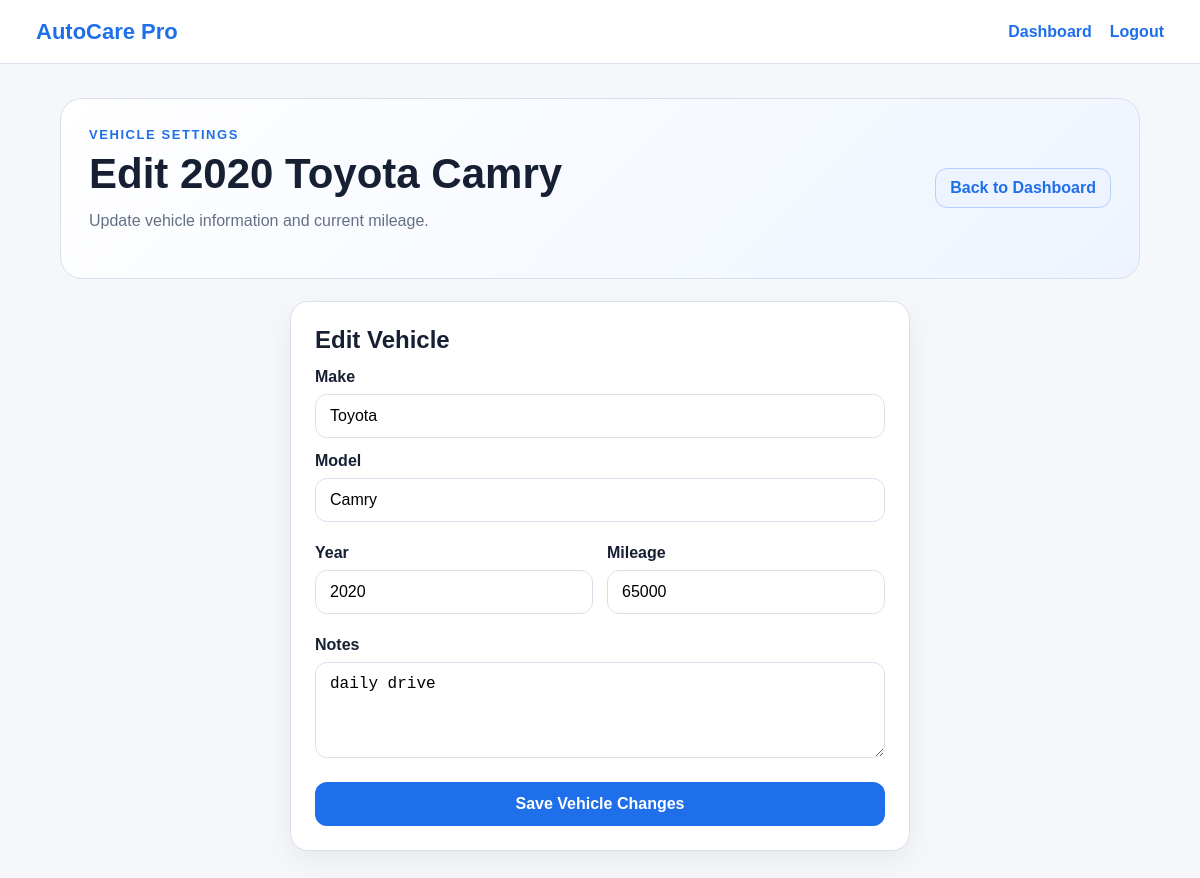
The app's page /vehicles/1/edit (signed in) with its own data.
### tables this page shows
CREATE TABLE vehicles (
            id INTEGER PRIMARY KEY AUTOINCREMENT,
            user_id INTEGER NOT NULL,
            make TEXT NOT NULL,
            model TEXT NOT NULL,
            year INTEGER NOT NULL,
            mileage INTEGER NOT NULL,
            notes TEXT,
            created_at TIMESTAMP DEFAULT CURRENT_TIMESTAMP,
            FOREIGN KEY (user_id) REFERENCES users(id) ON DELETE CASCADE
        );

### app.py (the view, shortened to what this page needs)
@app.route("/vehicles/<int:vehicle_id>/edit", methods=["GET", "POST"])
@login_required
def edit_vehicle(vehicle_id):
    vehicle = get_user_vehicle(vehicle_id)
    return render_template("edit_vehicle.html", vehicle=vehicle)

### app.py (called while the page is built)
def get_db_connection():
    conn = sqlite3.connect(DB_PATH)
    conn.row_factory = sqlite3.Row
    conn.execute("PRAGMA foreign_keys = ON")
    return conn

def login_required(view):
    @wraps(view)
    def wrapped_view(**kwargs):
        if "user_id" not in session:
            return redirect(url_for("login"))
        return view(**kwargs)
    return wrapped_view

def get_user_vehicle(vehicle_id):
    conn = get_db_connection()
    vehicle = conn.execute(
        "SELECT * FROM vehicles WHERE id = ? AND user_id = ?",
        (vehicle_id, session["user_id"]),
    ).fetchone()
    conn.close()
    if vehicle is None:
        abort(404)
    return vehicle

### templates/edit_vehicle.html
{% extends "base.html" %}
{% block content %}
<header class="hero compact-hero">
  <div>
    <p class="eyebrow">Vehicle Settings</p>
    <h1>Edit {{ vehicle.year }} {{ vehicle.make }} {{ vehicle.model }}</h1>
    <p class="muted">Update vehicle information and current mileage.</p>
  </div>
  <a class="button-link secondary-link" href="{{ url_for('dashboard') }}">Back to Dashboard</a>
</header>
<div class="single-form-wrap">
  <form method="post" class="panel edit-panel">
    <h2>Edit Vehicle</h2>
    <label>Make
      <input type="text" name="make" value="{{ vehicle.make }}" required>
    </label>
    <label>Model
      <input type="text" name="model" value="{{ vehicle.model }}" required>
    </label>
    <div class="two-col">
      <label>Year
        <input type="number" name="year" value="{{ vehicle.year }}" min="1950" max="2035" required>
      </label>
      <label>Mileage
        <input type="number" name="mileage" value="{{ vehicle.mileage }}" min="0" required>
      </label>
    </div>
    <label>Notes
      <textarea name="notes">{{ vehicle.notes or '' }}</textarea>
    </label>
    <button type="submit">Save Vehicle Changes</button>
  </form>
</div>
{% endblock %}

### static/css/style.css (style rules this page uses)
:root { --bg:#f5f7fb; --card:#ffffff; --text:#172033; --muted:#667085; --border:#d9e0ec; --accent:#1f6feb; --accent-dark:#174ea6; --success:#0f7b4f; --error:#b42318; }
* { box-sizing:border-box }
body { margin:0; font-family:Arial, Helvetica, sans-serif; background:var(--bg); color:var(--text); }
a { color:var(--accent);text-decoration:none }
h1 { font-size:42px;margin:10px 0 12px;line-height:1.05 }
h2 { margin:0 0 8px;font-size:24px }
.eyebrow { text-transform:uppercase;letter-spacing:.12em;color:var(--accent);font-weight:800;font-size:13px;margin:0 }
.muted { color:var(--muted);line-height:1.6;margin-top:0 }
.form-card,.panel,.stat-card,.vehicle-card { background:var(--card); border:1px solid var(--border); border-radius:18px; box-shadow:0 10px 30px rgba(15,23,42,.06); }
.form-card,.panel { padding:24px }
label { display:block;font-weight:700;margin:14px 0 8px }
input,textarea { display:block; width:100%; margin-top:8px; border:1px solid var(--border); border-radius:12px; padding:12px 14px; font-size:16px; background:#fff; }
textarea { min-height:96px;resize:vertical }
button { width:100%; border:0; border-radius:12px; padding:13px 16px; background:var(--accent); color:white; font-size:16px; font-weight:800; cursor:pointer; margin-top:16px; }
.hero { background:linear-gradient(135deg,#ffffff,#eef4ff); border:1px solid var(--border); border-radius:22px; padding:28px; margin-bottom:22px; }
.two-col { display:grid;grid-template-columns:1fr 1fr;gap:14px }
.button-link { display:inline-flex; align-items:center; justify-content:center; border-radius:12px; padding:10px 14px; background:var(--accent); color:#fff; font-weight:800; white-space:nowrap; }
.secondary-link { background:#eef4ff;color:var(--accent);border:1px solid #b9cffb }
.compact-hero { display:flex;justify-content:space-between;gap:20px;align-items:center }
.single-form-wrap { max-width:620px;margin:0 auto }
.edit-panel { width:100% }

### records on screen
vehicles: year "2020", make "Toyota", model "Camry", mileage "65000", notes "daily drive"
